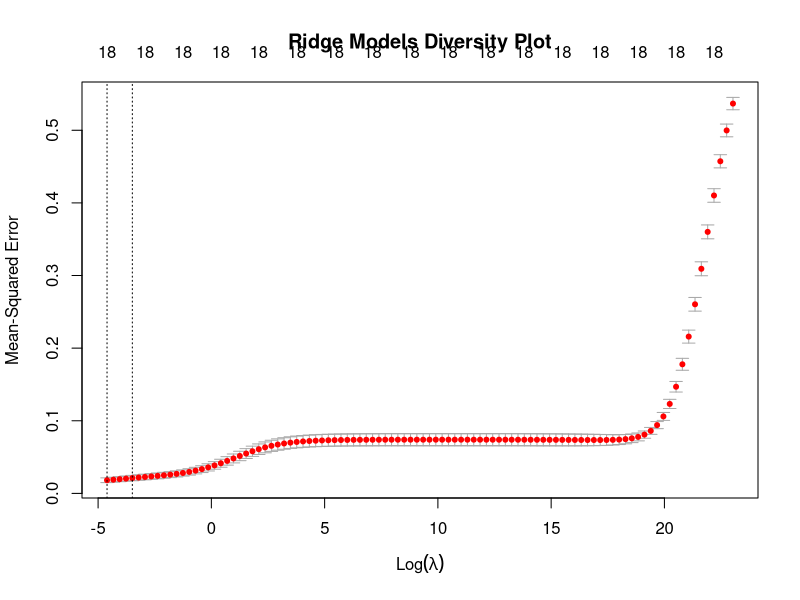

R code for this plot: (Note: this script raises an error after producing the figure.)
library(glmnet)

# read in data
train_data <- read.csv("data/cleaned-data/train-clean-data.csv")
test_data <- read.csv("data/cleaned-data/test-clean-data.csv")
full_data <- read.csv("data/cleaned-data/clean-data.csv")

train_data <- train_data[,-1]
train_data[, c("UNITID", "INSTNM", "STABBR", "CITY", "ZIP", "GENDER_DIV", "RACE_DIV", "MARITAL_STATUS_DIV", "FIRST_GEN_DIV")] <- NULL

test_data <- test_data[,-1]
test_data[, c("UNITID", "INSTNM", "STABBR", "CITY", "ZIP", "GENDER_DIV", "RACE_DIV", "MARITAL_STATUS_DIV", "FIRST_GEN_DIV")] <- NULL

full_data <- full_data[,-1]
full_data[, c("UNITID", "INSTNM", "STABBR", "CITY", "ZIP", "GENDER_DIV", "RACE_DIV", "MARITAL_STATUS_DIV", "FIRST_GEN_DIV")] <- NULL

### TRAIN ###
train_x <- as.matrix(train_data[,-19])
train_y <- train_data$DIV_SCORE
grid <- 10^seq(10, -2, length = 100)
set.seed(100)
ridge.mod <- cv.glmnet(train_x, train_y, intercept = FALSE, standardize = FALSE, lambda = grid, alpha = 0)

# save plot
png("images/ridge-diversity-models-plot.png")
plot(ridge.mod, main = "Ridge Models Diversity Plot")
dev.off()

# model selection
min_lambda <- ridge.mod$lambda.min
best_fit <- glmnet(train_x, train_y, intercept = FALSE, standardize = FALSE, lambda = min_lambda, alpha = 0)

### TEST ###
test_x <- as.matrix(test_data[,-19])
target_y <- as.matrix(test_data$DIV_SCORE)
# test set prediction -- MSE
ridge.pred <- predict(best_fit, newx = test_x)
ridge_test_mse <- mean((ridge.pred - target_y)^2)

### FULL DATASET ###
full_x <- as.matrix(full_data[,-19])
full_y <- full_data$DIV_SCORE

official_fit <- glmnet(full_x, full_y, intercept = FALSE, standardize = FALSE, lambda = min_lambda, alpha = 0)
ridge_official_coef <- coef(official_fit)

# save RData
save(ridge.mod, min_lambda, ridge_test_mse, ridge_official_coef, file = "data/regressions/ridge-diversity-models.RData")
